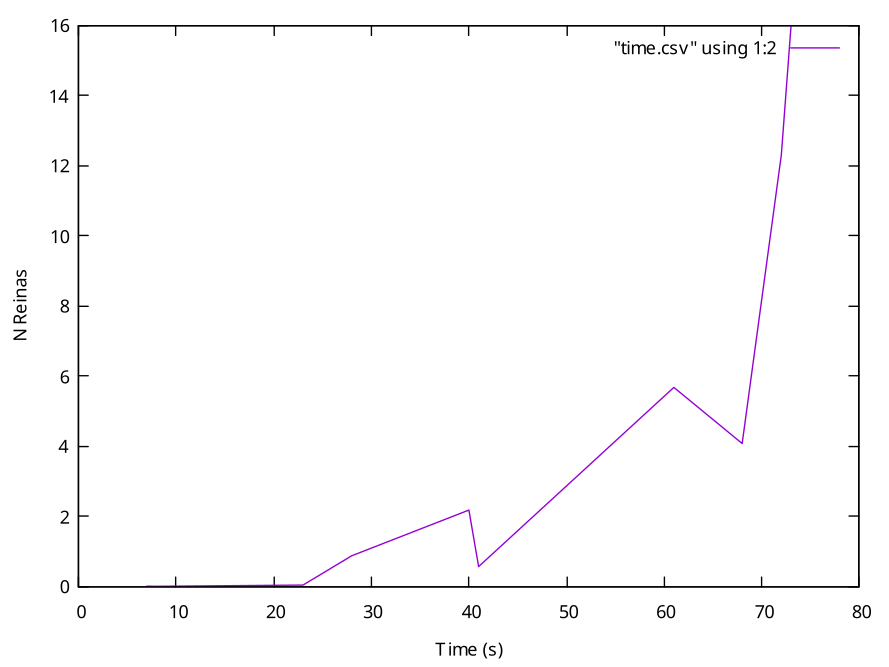

gnuplot code for this plot:
set datafile separator ','
set ylabel "N Reinas"
set xlabel 'Time (s)'
plot "time.csv" using 1:2 with lines
